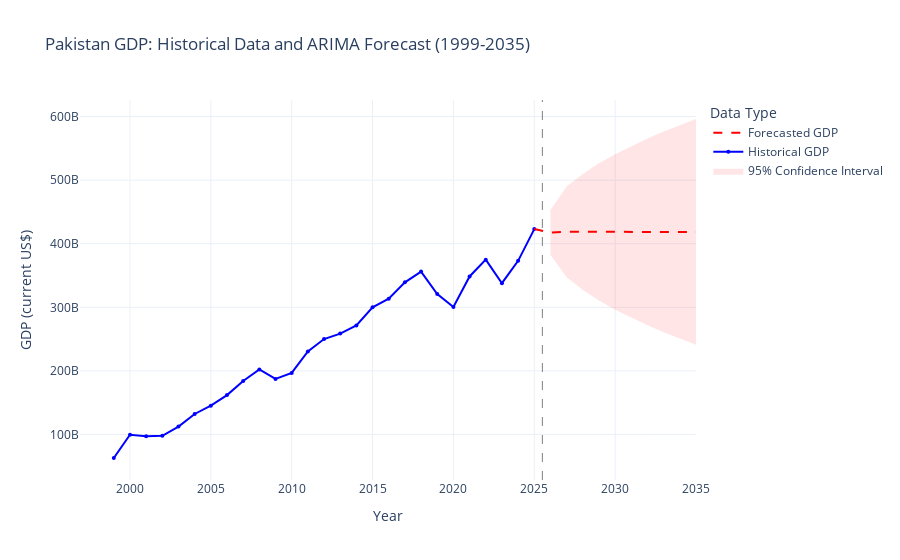

The cell this chart's notebook holds for it:
### Markdown cell above
**Reasoning**:
To prepare the DataFrame for time series analysis, I will set the 'Date' column as the index of the `gdp_pakistan` DataFrame. Then, I will display the first 5 rows to verify the change.

### Code cell
import pandas as pd
import numpy as np
import plotly.graph_objects as go
from statsmodels.tsa.arima.model import ARIMA
from io import StringIO
import os
import warnings

# --- 1. Load Data ---
# If running in Colab, you'll need to upload the file first.
# This part assumes 'Pakistan_GDP.csv' is in the current working directory.
file_name = '../datasets_cleaned/Economy/Pakistan_GDP.csv'
try:
    df = pd.read_csv(file_name)
except FileNotFoundError:
    print(f"Error: File '{file_name}' not found. Please upload it to your Colab session.")
    # Create a dummy DataFrame if the file isn't found, just to let the user see the code flow
    df = pd.DataFrame({'Date': pd.date_range(start='1999', periods=27, freq='Y'), 'GDP (current US$)': np.random.rand(27) * 1e11})

# --- 2. Preprocessing ---
df['Date'] = pd.to_datetime(df['Date'])
df.set_index('Date', inplace=True)
df = df.drop('Unnamed: 0', axis=1)  # Drop the unnamed index column
df.columns = ['GDP']
# Resample to annual frequency to ensure a consistent time series index
df = df.resample('AS').first()

# --- 3. Define Training and Forecast Period ---
TRAIN_END_YEAR = 2025
FORECAST_END_YEAR = 2035

last_available_year = df.index.max().year
if last_available_year > TRAIN_END_YEAR:
    train_data = df.loc[df.index.year <= TRAIN_END_YEAR, 'GDP']
    train_end_year_actual = TRAIN_END_YEAR
else:
    train_data = df['GDP']
    train_end_year_actual = last_available_year

print(f"Training data ends in: {train_end_year_actual}")

# --- 4. Train ARIMA Model ---
# Using a simple ARIMA(1, 1, 1) model as a robust starting point
order = (1, 1, 1)
print(f"Fitting ARIMA model with order {order}...")

try:
    with warnings.catch_warnings():
        warnings.filterwarnings("ignore") # Suppress convergence warnings
        model = ARIMA(train_data, order=order)
        model_fit = model.fit()
        print("ARIMA model fitted successfully.")

    # --- 5. Forecast ---
    steps = FORECAST_END_YEAR - train_end_year_actual
    forecast_results = model_fit.get_forecast(steps=steps)
    forecast_series = pd.Series(forecast_results.predicted_mean.values,
                                index=pd.date_range(start=f'{train_end_year_actual+1}-01-01', periods=steps, freq='YS-JAN'))
    conf_int_df = forecast_results.conf_int(alpha=0.05)
    conf_int_df.index = forecast_series.index
    conf_int_df.columns = ['Lower Bound 95% CI', 'Upper Bound 95% CI']

    # --- 6. Prepare Merged Data for Plotly ---
    historical_series = df['GDP']

    # Merge historical and forecast data
    merged_data = pd.DataFrame({
        'Historical GDP': historical_series,
        'Forecasted GDP': forecast_series,
        'Lower Bound 95% CI': conf_int_df['Lower Bound 95% CI'],
        'Upper Bound 95% CI': conf_int_df['Upper Bound 95% CI']
    })

    merged_data.index.name = 'Date'
    merged_data = merged_data.reset_index()
    merged_data['Year'] = merged_data['Date'].dt.year

    # --- 7. Plotly Visualization ---
    fig = go.Figure()

    # Plot the 95% Confidence Interval (Shaded Area)
    # Filter for forecast period
    df_forecast_plot = merged_data[merged_data['Forecasted GDP'].notna()].copy()

    fig.add_trace(go.Scatter(
        x=df_forecast_plot['Year'],
        y=df_forecast_plot['Upper Bound 95% CI'],
        mode='lines',
        line=dict(width=0),
        showlegend=False
    ))

    fig.add_trace(go.Scatter(
        x=df_forecast_plot['Year'],
        y=df_forecast_plot['Lower Bound 95% CI'],
        mode='lines',
        line=dict(width=0),
        fill='tonexty',
        fillcolor='rgba(255, 0, 0, 0.1)',
        name='95% Confidence Interval'
    ))

    # Plot the Historical GDP
    df_historical_plot = merged_data[merged_data['Historical GDP'].notna()].copy()
    fig.add_trace(go.Scatter(
        x=df_historical_plot['Year'],
        y=df_historical_plot['Historical GDP'],
        mode='lines+markers',
        line=dict(color='blue', width=2),
        marker=dict(size=4),
        name='Historical GDP'
    ))

    # Plot the Forecasted GDP (start from the last historical point for continuity)
    # Include the last historical point in the forecast line data
    last_historical_point = df_historical_plot.iloc[[-1]]
    forecast_line_data = pd.concat([last_historical_point[['Year', 'Historical GDP']].rename(columns={'Historical GDP': 'GDP_Line'}),
                                    df_forecast_plot[['Year', 'Forecasted GDP']].rename(columns={'Forecasted GDP': 'GDP_Line'})])

    fig.add_trace(go.Scatter(
        x=forecast_line_data['Year'],
        y=forecast_line_data['GDP_Line'],
        mode='lines',
        line=dict(color='red', width=2, dash='dash'),
        name='Forecasted GDP'
    ))

    # Add a vertical line to indicate the split point
    fig.add_vline(x=train_end_year_actual + 0.5, line_width=1, line_dash="dash", line_color="grey", name='Start of Forecast')

    # Update layout
    fig.update_layout(
        title='Pakistan GDP: Historical Data and ARIMA Forecast (1999-2035)',
        xaxis_title='Year',
        yaxis_title='GDP (current US$)',
        legend_title='Data Type',
        hovermode="x unified",
        template="plotly_white",
        xaxis=dict(tickmode='linear', dtick=5) # Ensure year ticks are readable
    )

    fig.show()

except Exception as e:
    print(f"An error occurred during ARIMA modeling: {e}")

### Figure 1 — Plotly figure (JSON) as saved in the notebook; plotly's stock layout.template omitted (floating-point values rounded to 4 significant figures)
{"data": [{"line": {"width": 0}, "mode": "lines", "showlegend": false, "type": "scatter", "x": [2026, 2027, 2028, 2029, 2030, 2031, 2032, 2033, 2034, 2035], "y": [452900000000.0, 490100000000.0, 509700000000.0, 526500000000.0, 540900000000.0, 553700000000.0, 565500000000.0, 576400000000.0, 586600000000.0, 596200000000.0]}, {"fill": "tonexty", "fillcolor": "rgba(255, 0, 0, 0.1)", "line": {"width": 0}, "mode": "lines", "name": "95% Confidence Interval", "type": "scatter", "x": [2026, 2027, 2028, 2029, 2030, 2031, 2032, 2033, 2034, 2035], "y": [382400000000.0, 347300000000.0, 327400000000.0, 310600000000.0, 296200000000.0, 283400000000.0, 271600000000.0, 260700000000.0, 250500000000.0, 240900000000.0]}, {"line": {"color": "blue", "width": 2}, "marker": {"size": 4}, "mode": "lines+markers", "name": "Historical GDP", "type": "scatter", "x": [1999, 2000, 2001, 2002, 2003, 2004, 2005, 2006, 2007, 2008, 2009, 2010, 2011, 2012, 2013, 2014, 2015, 2016, 2017, 2018, 2019, 2020, 2021, 2022, 2023, 2024, 2025], "y": [62970000000.0, 99480000000.0, 97150000000.0, 97920000000.0, 112400000000.0, 132200000000.0, 145200000000.0, 161900000000.0, 184100000000.0, 202200000000.0, 187300000000.0, 196700000000.0, 230600000000.0, 250100000000.0, 258700000000.0, 271400000000.0, 300000000000.0, 313600000000.0, 339200000000.0, 356100000000.0, 320900000000.0, 300400000000.0, 348500000000.0, 374900000000.0, 337900000000.0, 373100000000.0, 423000000000.0]}, {"line": {"color": "red", "dash": "dash", "width": 2}, "mode": "lines", "name": "Forecasted GDP", "type": "scatter", "x": [2025, 2026, 2027, 2028, 2029, 2030, 2031, 2032, 2033, 2034, 2035], "y": [423000000000.0, 417700000000.0, 418700000000.0, 418500000000.0, 418600000000.0, 418500000000.0, 418600000000.0, 418600000000.0, 418600000000.0, 418600000000.0, 418600000000.0]}], "layout": {"hovermode": "x unified", "legend": {"title": {"text": "Data Type"}}, "shapes": [{"line": {"color": "grey", "dash": "dash", "width": 1}, "name": "Start of Forecast", "type": "line", "x0": 2026.0, "x1": 2026.0, "xref": "x", "y0": 0, "y1": 1, "yref": "y domain"}], "title": {"text": "Pakistan GDP: Historical Data and ARIMA Forecast (1999-2035)"}, "xaxis": {"dtick": 5, "tickmode": "linear", "title": {"text": "Year"}}, "yaxis": {"title": {"text": "GDP (current US$)"}}}}
